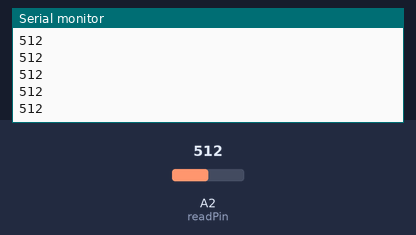
A sketch run on a simulated Arduino Pro Mini, built with avr-gcc and run on an emulated ATmega328P. On the bench: the last lines printed to the serial monitor. The test bench sets the inputs (shaded band); at power-on: A2 (readPin) = 512.

Above: at 1.2 s.
1.3 s: A2 (readPin) set to 716
At 1.8 s:
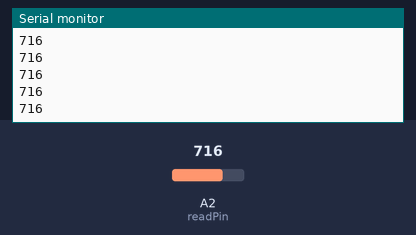
2.8 s: A2 (readPin) set to 900
At 3.6 s:
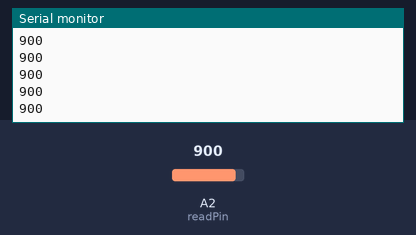
Timing chart, 0 to 5.8 s (numbered marks = the images above; inputs shaded):
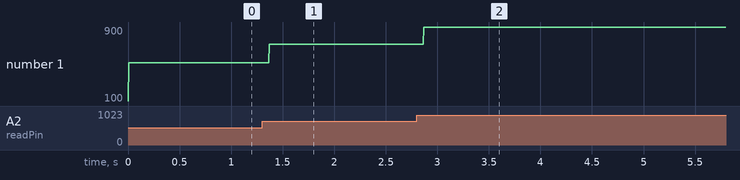

Measured:
- after the input at 1.3 s, the serial monitor: prints a new line after 0.07 s (image 1)
- after the input at 2.8 s, the serial monitor: prints a new line after 0.07 s (image 2)
- plotted number 1: 512 → 716 after the input at 1.3 s, 716 → 900 after the input at 2.8 s

The sketch:

main.ino
```cpp
int readPin = A2;
void setup() {
    Serial.begin(9600);
    pinMode(A0, INPUT);
    Serial.println(100);
}

int readValue = 0;
void loop()
{
    //Serial.println("Hi again");
    readValue = analogRead(readPin);
    Serial.println(readValue);
}
```
